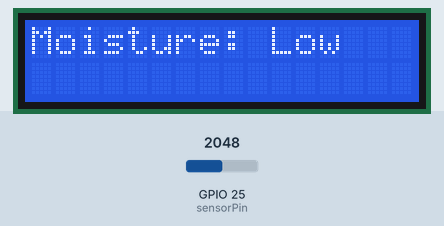
The sketch below on a simulated ESP32. Shown: 16×2 character LCD. The inputs (shaded band) are chosen by the test bench; at power-on: GPIO 25 (sensorPin) = 2048.

Above: at 1.2 s.
1.3 s: GPIO 25 (sensorPin) set to 1854
2.8 s: GPIO 25 (sensorPin) set to 1762
At 4.3 s:
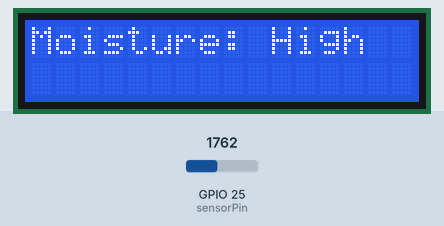
4.6 s: GPIO 25 (sensorPin) set to 1840
At 5.9 s:
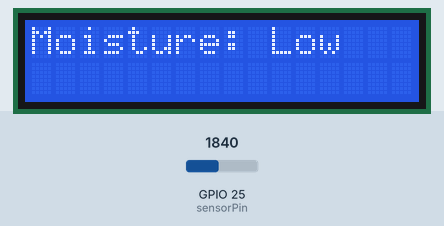
6.2 s: GPIO 25 (sensorPin) set to 1760
At 6.6 s:
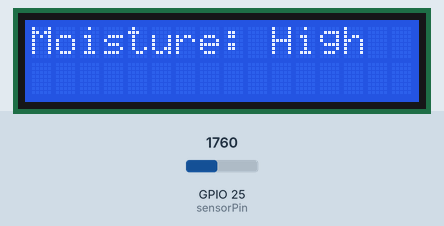
Timing chart, 0 to 8.7 s (numbered marks = the images above; inputs shaded):
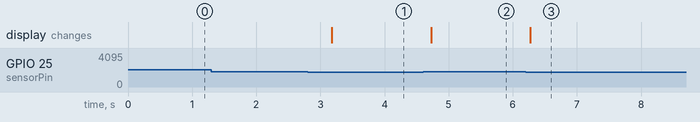

Measured:
- the behaviour switches between 1800 and 1799 on GPIO 25 (sensorPin) (found by bisection; images 0 and 1)
- after the input at 1.3 s, every drawn part: stays the same
- after the input at 2.8 s, the display: changes after 0.38 s (image 1)
- after the input at 4.6 s, the display: changes after 0.13 s (image 2)
- after the input at 6.2 s, the display: changes after 0.07 s (image 3)

The sketch:

Screen_Module.ino
```cpp
/*
  This code initializes and sets up a Liquid Crystal Display 16x2 with an I2C interface
  using the LiquidCrystal I2C library. And prints "Hello world!" and "LCD Tutorial" on the
  first and second lines of the display.

  Board: ESP32 Development Board
  Component: Liquid Crystal Display 1620 with I2C Interface
  Library: https://www.arduino.cc/reference/en/libraries/liquidcrystal-i2c/ (LiquidCrystal I2C by Frank de Brabander)
*/

#include <LiquidCrystal_I2C.h>

LiquidCrystal_I2C lcd(0x27, 16, 2);  // initialize the Liquid Crystal Display object with the I2C address 0x27, 16 columns and 2 rows
const int sensorPin = 25;

int val = 50;

void setup() {
  lcd.init();       // initialize the LCD
  lcd.clear();      // clear the LCD display
  lcd.backlight();  // Make sure backlight is on

  Serial.begin(9600);
}

void loop(){
  if(analogRead(sensorPin) < 1800)
  {
    lcd.clear();
    lcd.setCursor(0, 0);  //Set cursor to character 2 on line 0
    lcd.print("Moisture: High");
    delay(500);
  }
  else
  {
    lcd.clear();
    lcd.setCursor(0, 0);  //Move cursor to character 2 on line 1
    lcd.print("Moisture: Low");
    delay(500);
  }
}
```
